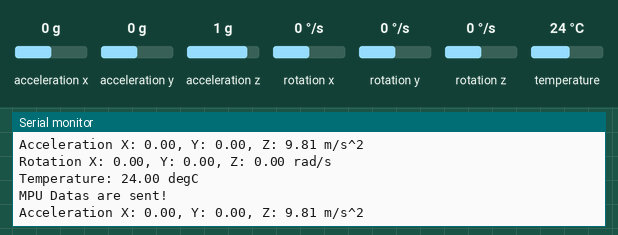
A sketch run on a simulated ESP8266 (NodeMCU). On the bench: the last lines printed to the serial monitor. The test bench sets the inputs (shaded band); at power-on: acceleration x 0 g, acceleration y 0 g, acceleration z 1 g, rotation x 0 °/s, rotation y 0 °/s, rotation z 0 °/s, temperature 24 °C. WiFi joins after 1.5 s; servers stay silent unless stated; no MQTT or app messages arrive unless stated.

Above: at 2.8 s.
2.9 s: acceleration x set to -1.4 g
At 4.0 s:
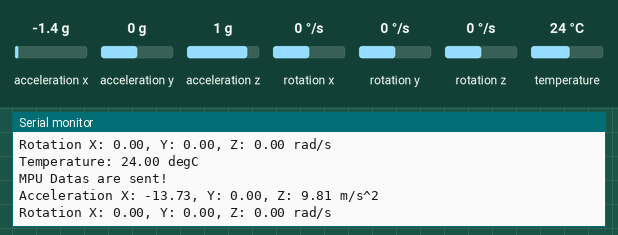
4.4 s: acceleration y set to -1.4 g
At 5.0 s:
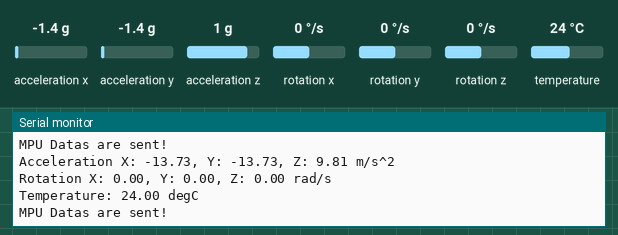
5.9 s: acceleration z set to -1.4 g
At 6.9 s:
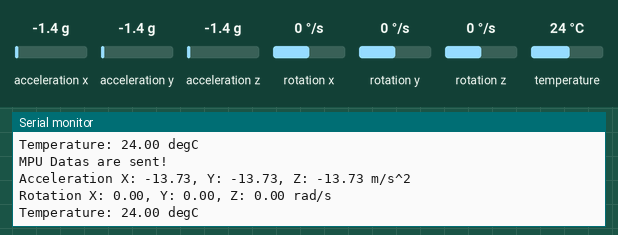
7.4 s: rotation x set to -192 °/s
At 8.2 s:
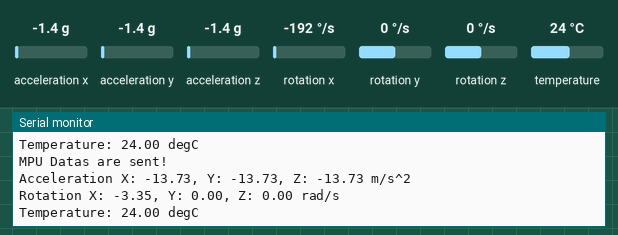

The sketch:

RawMPU6050_Wifi_Reading.ino
```cpp
// Basic demo for accelerometer readings from Adafruit MPU6050
// Added in MQTT communucation to access the IMU data from ROS

#include <Adafruit_MPU6050.h>
#include <Adafruit_Sensor.h>
#include <Wire.h>
#include <PubSubClient.h>       // Connect and publish to the MQTT broker
#include <ESP8266WiFi.h>        // Include the Wi-Fi library
#include <WiFiClient.h>


// MQTT - Usable with multiple device by configuration device name.
const char DEVICE_NAME[] = "mpu6050_1";

const char* mpu_datagroup = "main/mpu/datas";

// IP address of your MQTT server - change server username and password as it fits your system
const char* mqtt_server = "######";
const char* mqtt_username = "######"; // MQTT username
const char* mqtt_password = "######"; // MQTT password
const char* clientID = "mpuclient"; // MQTT client ID


// WiFi  - change ssid and password as it fits your system
const char* ssid     = "######";         // The SSID (name) of the Wi-Fi network you want to connect to
const char* password = "######";     // The password of the Wi-Fi network

// Data String
String datagroup;

Adafruit_MPU6050 mpu;
int readings= 0;
int total_readings_rate= 0;
int timer= 0;

// Initialise the WiFi and MQTT Client objects
WiFiClient wifiClient;
// 1883 is the listener port for the Broker
PubSubClient client(mqtt_server, 1883, wifiClient);

// Custom function to connet to the MQTT broker via WiFi
void connect_MQTT(){
  Serial.print("Connecting to ");
  Serial.println(ssid);

  // Connect to the WiFi
  WiFi.begin(ssid, password);

  // Wait until the connection has been confirmed before continuing
  while (WiFi.status() != WL_CONNECTED) {
    delay(500);
    Serial.print(".");
  }

  // Debugging - Output the IP Address of the ESP8266
  Serial.println("WiFi connected");
  Serial.print("IP address: ");
  Serial.println(WiFi.localIP());

  // Connect to MQTT Broker
  // client.connect returns a boolean value to let us know if the connection was successful.
  // If the connection is failing, make sure you are using the correct MQTT Username and Password (Setup Earlier in the Instructable)
  if (client.connect(clientID, mqtt_username, mqtt_password)) {
    Serial.println("Connected to MQTT Broker!");
  }
  else {
    Serial.println("Connection to MQTT Broker failed...");
  }
}

void setup(void) {
  Serial.begin(115200);
  while (!Serial)
    delay(10); // will pause Zero, Leonardo, etc until serial console opens

  Serial.println("Adafruit MPU6050 test!");

  // Try to initialize!
  if (!mpu.begin()) {
    Serial.println("Failed to find MPU6050 chip");
    while (1) {
      delay(10);
    }
  }
  Serial.println("MPU6050 Found!");

  mpu.setAccelerometerRange(MPU6050_RANGE_4_G);

  mpu.setGyroRange(MPU6050_RANGE_500_DEG);

  mpu.setFilterBandwidth(MPU6050_BAND_21_HZ);


  Serial.println("");
  delay(100);

  connect_MQTT();
  Serial.setTimeout(2000);


  //timer=millis();


}

void loop() {

  /* Get new sensor events with the readings */
  sensors_event_t a, g, temp;
  mpu.getEvent(&a, &g, &temp);

  //readings=readings+1;
  //total_readings_rate=1000*readings/(millis()-timer);

  //Serial.print(total_readings_rate);Serial.print(" millis \t");

  /* Print out the values */
  Serial.print("Acceleration X: ");
  Serial.print(a.acceleration.x);
  Serial.print(", Y: ");
  Serial.print(a.acceleration.y);
  Serial.print(", Z: ");
  Serial.print(a.acceleration.z);
  Serial.println(" m/s^2");

  Serial.print("Rotation X: ");
  Serial.print(g.gyro.x);
  Serial.print(", Y: ");
  Serial.print(g.gyro.y);
  Serial.print(", Z: ");
  Serial.print(g.gyro.z);
  Serial.println(" rad/s");

  Serial.print("Temperature: ");
  Serial.print(temp.temperature);
  Serial.println(" degC");

  Serial.println("");

  datagroup = String();
  datagroup = String(a.acceleration.x)+String(",")+String(a.acceleration.y)+String(",")+String(a.acceleration.z)+String(",")+String(g.gyro.x)+String(",")+String(g.gyro.y)+String(",")+String(g.gyro.z);

  // PUBLISH to the MQTT Broker (topic = Acceleration X)
  if (client.publish(mpu_datagroup, datagroup.c_str())) {
      Serial.println("MPU Datas are sent!");
  }
  // Again, client.publish will return a boolean value depending on whether it succeded or not.
  // If the message failed to send, we will try again, as the connection may have broken.
  else{
    Serial.println("Acceleration failed to send. Reconnecting to MQTT Broker and trying again");
    client.connect(clientID, mqtt_username, mqtt_password);
    delay(10); // This delay ensures that client.publish doesn't clash with the client.connect call
    client.publish(mpu_datagroup, datagroup.c_str());
  }

}
```

Measured:
- after the input at 2.9 s, the serial monitor: prints a new line at once (image 1)
- after the input at 4.4 s, the serial monitor: prints a new line at once (image 2)
- after the input at 5.9 s, the serial monitor: prints a new line at once (image 3)
- after the input at 7.4 s, the serial monitor: prints a new line at once (image 4)
